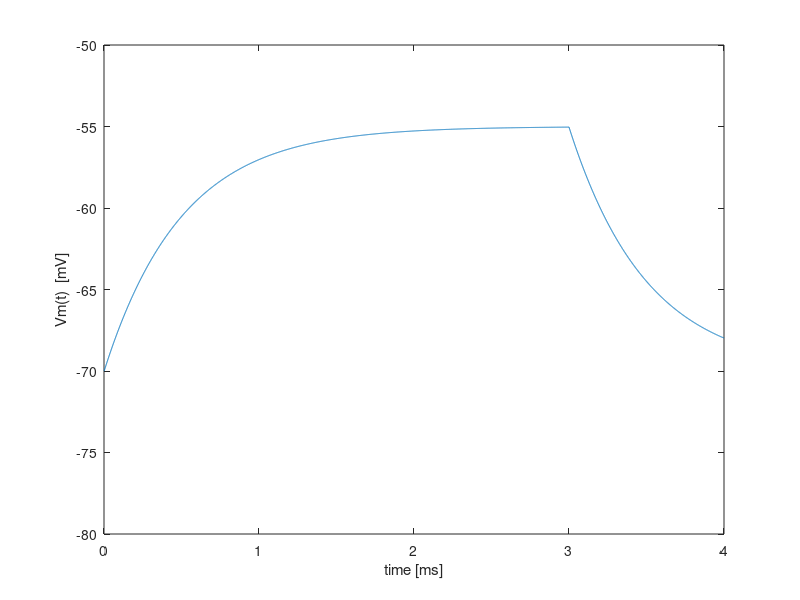

MATLAB code to generate this figure:
% Author: Ardi Tampuu, University Of Tartu
%
% Session: Single Neuron Models
% Leaky Integrate and Fire 
%
%



%%%%%%%%%%%%%%%%

clear all
clf

T = 4; % duration of the whole simulation in sec
dt=0.001;
number_of_steps = T/dt


%Neuron Parameters
%----------
I_const = 3.0; % the strength current we inject to the cell, only lasts 3 seconds of 4 (if clause inside the loop below)
               %%% TODO %%% Find the lowest possible current that would lead to at east one spike
C = 0.1; % capacity
R = 5; % resistance

Vr =  -75.0; % reset potential in mV - after a spike the neuron resets below its resting potential - its called hyperpolarization
V0 = -70.0; % resting potential in mV
th = -55.0; %the neuron threshold
Vm(1) = V0;

number_of_spikes = 0; 

for i=1:(number_of_steps-1)	
        if(Vm(i) >= th)   %generate spike
          Vm(i) = Vr;
          number_of_spikes += 1; %%% TODO 5 %%% (replace the 0) add 1 to number_of_spikes every
	end
        %c_leak = dt*(V0-Vm(i))/(R*C); % the current that results from ion pumps trying to take the neuron back to normal 
        %c_injected = dt*I_const/C;
        if i<3000
          Vm(i+1) = Vm(i) + dt*(V0 - Vm(i))/(R*C) + (dt*I_const/C);
        else % the input stops at t=3000ms
          Vm(i+1) = Vm(i) + dt*(V0 - Vm(i))/(R*C);
        end
end 

disp(sprintf("Number of spikes is %d",number_of_spikes))

%plot membrane potential vs time
t = (1:length(Vm))*dt;
plot(t, Vm);
ylim([-80.0,-50.0])

xlabel('time [ms]');
ylabel('Vm(t)  [mV]')   

